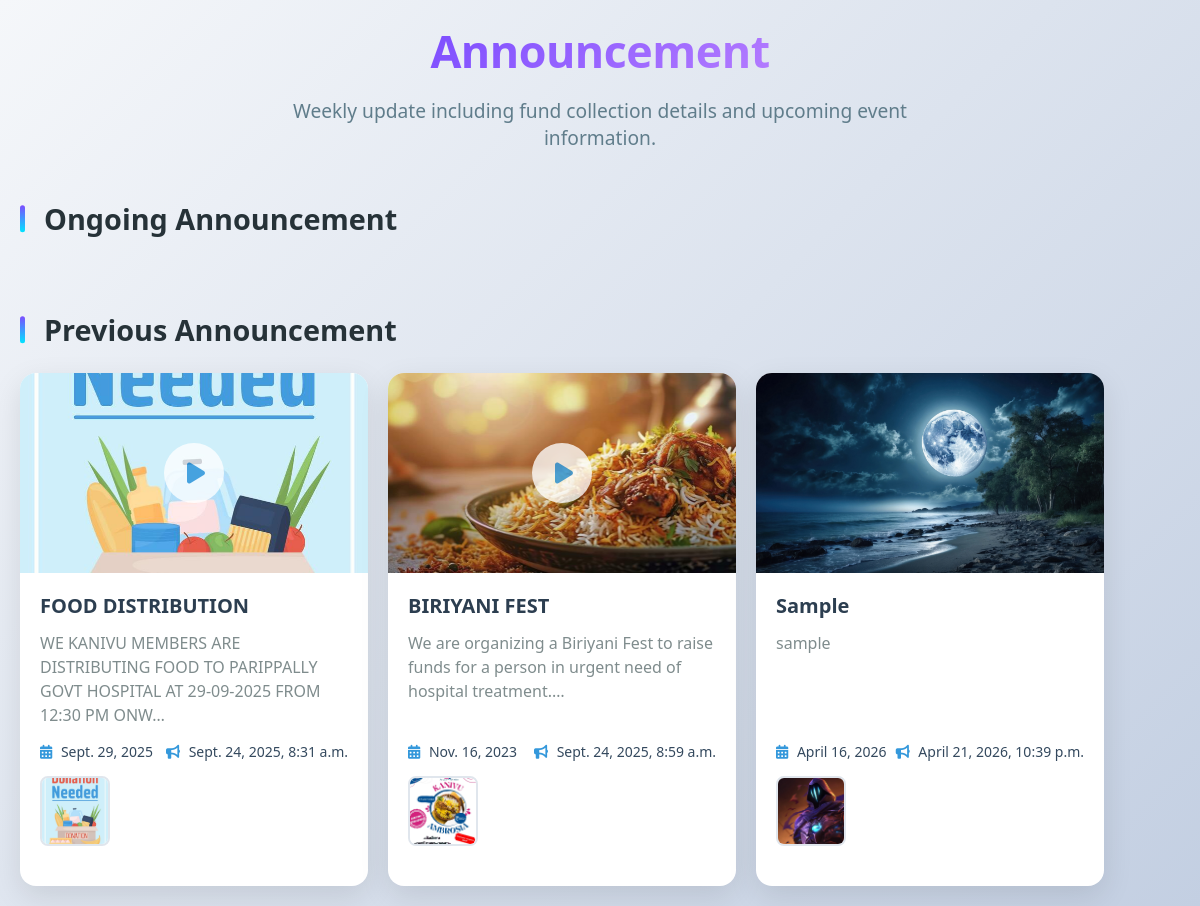
Page /dashboard/announcement/ on the earlier database version.
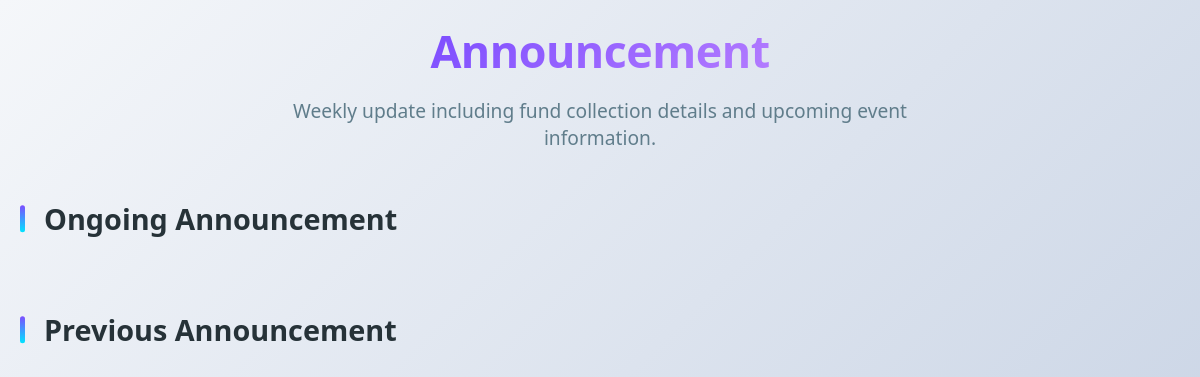
Same page on the later database version.
### dashboard/models.py (models this page shows, shortened)
class AnnouncementModel(models.Model):
    user=models.ForeignKey(User,on_delete=models.CASCADE)
    title=models.CharField(max_length=255)
    description=models.TextField()
    video_url=models.URLField(null=True,blank=True)
    thumbnail=models.ImageField(upload_to="announcement/",null=True,blank=True)
    thumbnail_url=models.URLField(null=True,blank=True)
    photo1=models.ImageField(upload_to="announcement/",null=True,blank=True)
    photo2=models.ImageField(upload_to="announcement/",null=True,blank=True)
    event_date=models.DateField()
    announced_date=models.DateTimeField(auto_now_add=True)
    is_completed=models.BooleanField(default=False)
    is_hidden=models.BooleanField(default=False)

### dashboard/views.py (the view)
# urls.py: path("announcement/",views.Announcement,name="announcement"),
def Announcement(req):
    if (req.method=="POST"):
        try:
            if not req.user.is_authenticated:
                return JsonResponse({
                    "status":"error",
                    "title":"Login required",
                    "message":"You need to login for create the announcements"
                })
            if req.user.userprofile.role not in ["convenier","coordinator"]:
                return JsonResponse({
                    "status":"error",
                    "title":"Request rejected",
                    "message":"Announcement only can be created by convenier or coordinator"
                })
            form=announcementForm(req.POST,req.FILES)
            if form.is_valid():
                announce=form.save(commit=False)
                announce.user=req.user
                if (req.POST.get("video_url")):
                    videoUrl=req.POST.get("video_url")
                    thumbnail=req.FILES.get("thumbnail")
                    if (thumbnail):
                        announce.thumbnail=thumbnail
                        announce.save()
                        return JsonResponse({
                            "status":"success",
                            "title":"Announcement added",
                            "message":"Public announcement is added successfully"
                        })
                    else:
                        get_thumbnail=getThumbnail(videoUrl)
                        if get_thumbnail is not False:
                            announce.thumbnail_url=get_thumbnail
                            announce.save()
                            return JsonResponse({
                                "status":"success",
                                "title":"Successfully updated",
                                "message":"This announcement is updated successfully"
                            })
                        else:
                            return JsonResponse({
                                "status":"error",
                                "title":"Thumbnail is required",
                                "message":"Cannot find thumbnail of the video.So add the thumbnail"
                            })
                announce.save()
                return JsonResponse({
                    "status":"success",
                    "title":"Announcement added",
                    "message":"Public announcement is added successfully"
                })
            else:
                error=form_errors(form)
                return JsonResponse({
                    "status":"error",
                    "title":"Failed to add announcement",
                    "message":error
                })
        except Exception:
            return JsonResponse({
                "status":"error",
                "title":"Thumbnail is required",
                "message":"Cannot find thumbnail of the video.So add the thumbnail"
            })
    else:
        unhided_announcements=AnnouncementModel.objects.filter(is_hidden=False)
        ongoing_announcements=unhided_announcements.filter(is_completed=False)
        previous_announcements=unhided_announcements.filter(is_completed=True)
        cntx={
            "ongoing_announcements":ongoing_announcements,
            "previous_announcements":previous_announcements
        }
        return render(req,"dashboard/announcements.html",context=cntx)

### templates/dashboard/announcements.html (shortened to what this page needs)
<!DOCTYPE html>
<html lang="en">
    {% load static %}
<head>
    <link rel="stylesheet" href="https://cdnjs.cloudflare.com/ajax/libs/font-awesome/6.4.0/css/all.min.css">
</head>
<body>
    <header>
            <h1>Announcement</h1>
            <p class="subtitle">Weekly update including fund collection details and upcoming event information.</p>
        </header>
        <div class="section-header">
            <h2 class="section-title">Ongoing Announcement</h2>
        </div>
    <div class="section-header">
            <h2 class="section-title">Previous Announcement</h2>
        </div>
    <div class="container">
        {% if previous_announcements %}
            {% for i in previous_announcements %}
                <div class="event-card" data-id="1"  data-thumbnail="{% if i.thumbnail %}{{ i.thumbnail.url }}{% elif i.thumbnail_url %}{{ i.thumbnail_url }}{% endif %}"
                            data-photo1="{% if i.photo1 %}{{i.photo1.url}}{% endif %}"
                            data-photo2="{% if i.photo2 %}{{i.photo2.url}}{% endif %}"
                            onclick="openModal(this,[`{{i.title}}`,`{{i.description}}`,
                        `{{i.event_date}}`,`{{i.announced_date}}`,`{{i.video_url}}`])">
                    {% if i.thumbnail or i.thumbnail_url %}
                        {% if i.video_url %}
                        <a href="{{i.video_url}}" target="_blank" class="thumbnail-container">
                        {% else %}
                        <div class="thumbnail-container">
                        {% endif %}
                            {% if i.thumbnail %}
                                <img src="{{i.thumbnail.url}}" alt="{{ i.title }}" class="thumbnail">
                            {% else %}
                                <img src="{{i.thumbnail_url}}" alt="{{ i.title }}" class="thumbnail">
                            {% endif %}
                            {% if i.video_url %}
                            <div class="play-btn">
                                <i class="fas fa-play"></i>
                            </div>
                            {% endif %}
                        {% if i.video_url %}
                        </a>
                        {% else %}
                        </div>
                        {% endif %}
                    {% endif %}
                    <div class="card-content">
                        <h3 class="event-title">{{i.title}}</h3>
                        <p class="event-description">
                            {{i.description|truncatechars:100}}
                        </p>
                        <div class="event-details">
                            <div class="event-date"><i class="fas fa-calendar-alt"></i> {{i.event_date}}</div>
                            <div class="announced-date"><i class="fas fa-bullhorn"></i> {{i.announced_date}}</div>
                        </div>
                        <div class="event-photos">
                            {% if i.photo1 %}
                                <img src="{{i.photo1.url}}" alt="Event Photo 1" class="event-photo">
                            {% endif %}
                        </div>
                    </div>
                </div>
            {% endfor %}
        {% endif %}
    </div>
</body>
</html>

Differences in the rows shown:
removed AnnouncementModel: title "FOOD DISTRIBUTION", description "WE KANIVU MEMBERS ARE DISTRIBUTING FOOD TO PARIPPALLY GOVT HOSPITAL AT 29-09-2025 FROM 12:30 PM ONW…", event_date "Sept. 29, 2025", announced_date "Sept. 24, 2025, 8:31 a.m.", photo1 (picture)
removed AnnouncementModel: title "BIRIYANI FEST", description "We are organizing a Biriyani Fest to raise funds for a person in urgent need of hospital treatment.…", event_date "Nov. 16, 2023", announced_date "Sept. 24, 2025, 8:59 a.m.", photo1 (picture)
removed AnnouncementModel: thumbnail (picture), title "Sample", description "sample", event_date "April 16, 2026", announced_date "April 21, 2026, 10:39 p.m.", photo1 (picture)
